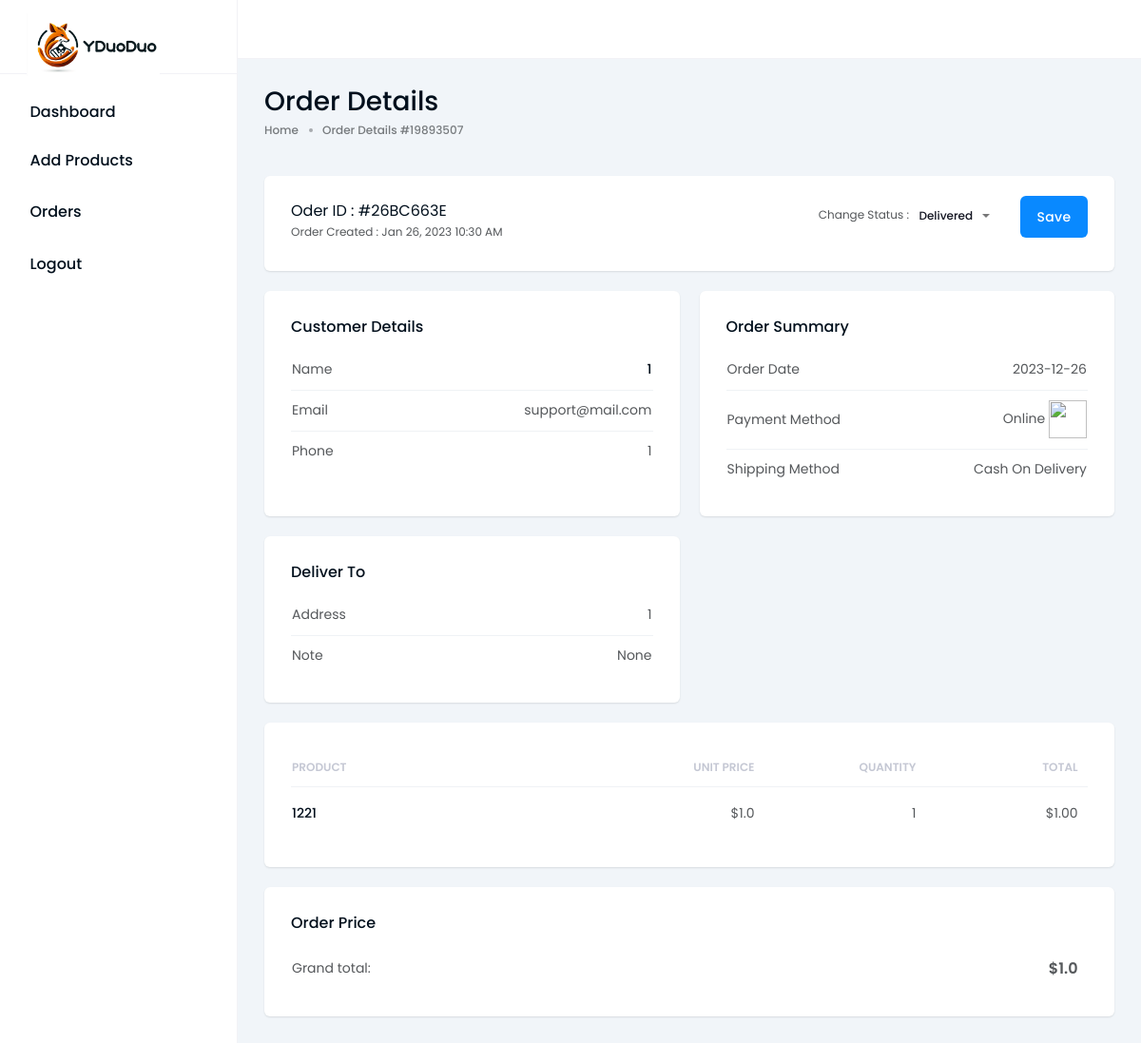
Screenshot of /admin/order-details/1 with the database file from the repository.
### app.py (models this page shows)
class Order(db.Model):
    id = db.Column(db.Integer, primary_key=True)
    user_id = db.Column(db.Integer, db.ForeignKey('user.id'), nullable=False)
    products = db.relationship(
        'Product',
        secondary='order_product',
        backref=db.backref(
            'orders',
            lazy=True))
    customer_name = db.Column(db.String(100), nullable=False)  # 订购者的名字
    phone_number = db.Column(db.String(20), nullable=False)  # 订购者的电话
    address = db.Column(db.String(200), nullable=False)  # 订购者的地址
    note = db.Column(db.Text)
    date = db.Column(db.DateTime, default=datetime.utcnow)  # 使用当前日期作为默认值
    status = Column(db.String(20), default='processing')

class Product(db.Model):
    id = db.Column(db.Integer, primary_key=True)
    name = db.Column(db.String(100), nullable=False)
    description = db.Column(db.Text, nullable=False)
    price = db.Column(db.Float, nullable=False)
    image_url = db.Column(db.String(300))
    stock = db.Column(db.Integer, default=0)

### app.py (the view, shortened to what this page needs)
@app.route('/admin/order-details/<int:order_id>', methods=['GET', 'POST'])
def order_details(order_id):
    order = Order.query.get_or_404(order_id)
    order_products = OrderProduct.query.filter_by(order_id=order_id).all()
    product_details = []
    total_price = 0  # 初始化总价
    for op in order_products:
        product = Product.query.get(op.product_id)
        product_details.append({'quantity': op.quantity, 'product': product})
        total_price += op.quantity * product.price  # 累加总价
    return render_template(
        'order-details.html',
        order=order,
        product_details=product_details,
        total_price=total_price)

### templates/order-details.html (shortened to what this page needs)
﻿{% extends 'admin_base.html' %}
{% block content %}
    <div class="body-content px-8 py-8 bg-slate-100">
                <div class="flex justify-between mb-10">
                    <div class="page-title">
                        <h3 class="mb-0 text-[28px]">Order Details</h3>
                        <ul class="text-tiny font-medium flex items-center space-x-3 text-text3">
                            <li class="breadcrumb-item text-muted">
                                <a href="account-list.html" class="text-hover-primary"> Home</a>
                            </li>
                            <li class="breadcrumb-item flex items-center">
                                <span class="inline-block bg-text3/60 w-[4px] h-[4px] rounded-full"></span>
                            </li>
                            <li class="breadcrumb-item text-muted">Order Details #19893507</li>
                        </ul>
                    </div>
                </div>
                <div class="">
                    <div class="flex items-center flex-wrap justify-between px-8 mb-6 bg-white rounded-t-md rounded-b-md shadow-xs py-6">
                        <div class="relative">
                            <h5 class="font-normal mb-0">Oder ID : #26BC663E</h5>
                            <p class="mb-0 text-tiny">Order Created : Jan 26, 2023 10:30 AM</p>
                        </div>
                        <form method="post" action="{{ url_for('order_details', order_id=order.id) }}">
                            <div class="flex sm:justify-end flex-wrap sm:space-x-6 mt-5 md:mt-0">
                                <div class="search-select mr-3 flex items-center space-x-3 ">
                                    <span class="text-tiny inline-block leading-none -translate-y-[2px]">Change Status : </span>
                                    <select name="new_status">
                                        <option>Delivered</option>
                                    </select>
                                </div>
                                <div class="product-add-btn flex ">
                                    <button type="submit" class="tp-btn ">Save</button>
                                </div>
                            </div>
                        </form>
                    </div>
                    <div class="grid grid-cols-1 md:grid-cols-2 2xl:grid-cols-3 gap-6 mb-6">
                        <div class="bg-white rounded-t-md rounded-b-md shadow-xs px-8 py-8">
                            <h5>Customer Details</h5>
                            <div class="relative overflow-x-auto ">
                                <table class="w-[400px] sm:w-full text-base text-left text-gray-500">
                                    <tbody>
                                        <tr class="bg-white border-b border-gray6 last:border-0 text-start mx-9">
                                            <td class="py-3 font-normal text-[#55585B] w-[50%]">
                                                Name
                                            </td>
                                            <td  class="py-3 whitespace-nowrap ">
                                                <a href="#" class="flex items-center
                                                justify-end space-x-5 text-end
                                                text-heading text-hover-primary">
                                                    <span class="font-medium ">
                                                        {{ order.customer_name }}
                                                    </span>
                                                </a>
                                            </td>
                                        </tr>
                                        <tr class="bg-white border-b border-gray6 last:border-0 text-start mx-9">
                                            <td class="py-3 font-normal text-[#55585B] w-[50%]">
                                                Email
                                            </td>
                                            <td  class="py-3 text-end">
                                                <a href="mailto:support@mail.com">support@mail.com</a>
                                            </td>
                                        </tr>
                                        <tr class="bg-white border-b border-gray6 last:border-0 text-start mx-9">
                                            <td class="py-3 font-normal text-[#55585B] w-[50%]">
                                                Phone
                                            </td>
                                            <td  class="py-3 text-end">
                                                <a href="">
                                                    {{ order.phone_number }}
                                                </a>
                                            </td>
                                        </tr>
                                    </tbody>
                                </table>
                            </div>
                        </div>
                        <div class="bg-white rounded-t-md rounded-b-md shadow-xs px-8 py-8">
                            <h5>Order Summary</h5>
                            <div class="relative overflow-x-auto ">
                                <table class="w-[400px] sm:w-full text-base text-left text-gray-500">
                                    <tbody>
                                        <tr class="bg-white border-b border-gray6 last:border-0 text-start mx-9">
                                            <td class="py-3 font-normal text-[#55585B] w-[50%]">
                                                Order Date
                                            </td>
                                            <td  class="py-3 whitespace-nowrap text-end">
                                                {{ order.date.strftime('%Y-%m-%d') }}
                                            </td>
                                        </tr>
                                        <tr class="bg-white border-b border-gray6 last:border-0 text-start mx-9">
                                            <td class="py-3 font-normal text-[#55585B] w-[50%]">
                                                Payment Method
                                            </td>
                                            <td  class="py-3 text-end">
                                                Online <img class="w-[40px] h-auto" src="assets/img/icons/visa.svg" alt="">
                                            </td>
                                        </tr>
                                        <tr class="bg-white border-b border-gray6 last:border-0 text-start mx-9">
                                            <td class="py-3 font-normal text-[#55585B] w-[50%]">
                                                Shipping Method
                                            </td>
                                            <td  class="py-3 text-end">
                                                Cash On Delivery
                                            </td>
                                        </tr>
                                    </tbody>
                                </table>
                            </div>
                        </div>
                        <div class="bg-white rounded-t-md rounded-b-md shadow-xs px-8 py-8">
                            <h5>Deliver To</h5>
                            <div class="relative overflow-x-auto ">
                                <table class="w-[400px] sm:w-full text-base text-left text-gray-500">
                                    <tbody>
                                        <tr class="bg-white border-b border-gray6 last:border-0 text-start mx-9">
                                            <td class="py-3 font-normal text-[#55585B] w-[40%]">
                                                Address
                                            </td>
                                            <td  class="py-3 text-end">
                                                {{ order.address }}
                                            </td>
                                        </tr>
                                        <tr class="bg-white border-b border-gray6 last:border-0 text-start mx-9">
                                            <td class="py-3 font-normal text-[#55585B] w-[40%]">
                                                Note
                                            </td>
                                            <td  class="py-3 whitespace-nowrap text-end">
                                                {{ order.note }}
                                            </td>
                                        </tr>
                                    </tbody>
                                </table>
                            </div>
                        </div>
                    </div>
                    <div class="grid grid-cols-12 gap-6">
                        <div class="col-span-12 2xl:col-span-8">
                            <div class="bg-white rounded-t-md rounded-b-md shadow-xs py-8">
                                <div class="relative overflow-x-auto  mx-8">
                                    <table class="w-[975px] md:w-full text-base text-left text-gray-500">
                                        <thead class="bg-white">
                                            <tr class="border-b border-gray6 text-tiny">
                                                <th scope="col" class="pr-8 py-3 text-tiny text-text2 uppercase font-semibold">
                                                    Product
                                                </th>
                                                <th scope="col" class="px-3 py-3 text-tiny text-text2 uppercase font-semibold w-[170px] text-end">
                                                    Unit Price
                                                </th>
                                                <th scope="col" class="px-3 py-3 text-tiny text-text2 uppercase font-semibold w-[170px] text-end">
                                                    Quantity
                                                </th>
                                                <th scope="col" class="px-3 py-3 text-tiny text-text2 uppercase font-semibold w-[170px] text-end">
                                                    Total
                                                </th>
                                            </tr>
                                        </thead>
                                        <tbody>
                                            {% for item in product_details %}
                                            <tr class="bg-white border-b border-gray6 last:border-0 text-start mx-9">
                                                <td  class="pr-8 py-5 whitespace-nowrap">
                                                    <a href="#" class="flex items-center space-x-5">
                                                        <span class="font-medium text-heading
                                                        text-hover-primary transition">
                                                            {{ item.product.name }}
                                                        </span>
                                                    </a>
                                                </td>
                                                <td class="px-3 py-3 font-normal text-[#55585B] text-end">
                                                    ${{ item.product.price }}
                                                </td>
                                                <td class="px-3 py-3 font-normal text-[#55585B] text-end">
                                                    {{ item.quantity }}
                                                </td>
                                                <td class="px-3 py-3 font-normal text-[#55585B] text-end">
                                                    ${{ '%.2f'|format(item.quantity * item.product.price) }}
                                                </td>
                                            </tr>
                                            {% endfor %}
                                        </tbody>
                                    </table>
                                </div>
                            </div>
                        </div>
                        <div class="col-span-12 2xl:col-span-4">
                            <div class="bg-white rounded-t-md rounded-b-md shadow-xs py-8 px-8">
                                <h5>Order Price</h5>
                                <div class="relative overflow-x-auto">
                                    <table class="w-full text-base text-left text-gray-500">
                                        <tbody>
                                            <tr class="bg-white border-b border-gray6 last:border-0 text-start mx-9">
                                                <td class="pr-3 py-3 font-normal text-[#55585B] text-start">
                                                    Grand total:
                                                </td>
                                                <td class="px-3 py-3 text-[#55585B] text-end text-lg font-semibold">
                                                   ${{ total_price }}
                                                </td>
                                            </tr>
                                        </tbody>
                                    </table>
                                </div>
                            </div>
                        </div>
                    </div>
                </div>
            </div>
{% endblock %}

### static/admins/css/choices.css (style rules this page uses)
.choices [hidden] { display:none!important }
.choices[data-type*=select-one] .choices__input { display:block;width:100%;padding:10px;border-bottom:1px solid #ddd;background-color:#fff;margin:0 }
.choices__input { display:inline-block;vertical-align:baseline;background-color:#f9f9f9;font-size:14px;margin-bottom:5px;border:0;border-radius:0;max-width:100%;padding:4px 0 4px 2px }

### static/admins/css/custom.css (style rules this page uses)
.choices[data-type*="select-one"] .choices__input { display: none; }

### rows the page displays
Order: customer_name "1", phone_number "1", date "2023-12-26", address "1", note "None"
Product: product.name "1221", product.price "1.0", item.quantity*item.product.price "1.00"

### other values shown
{{ item.quantity }} "1"
{{ total_price }} "1.0"
